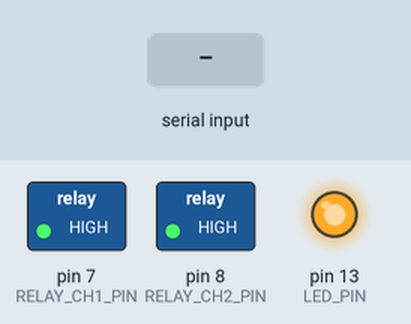
Recording of a sketch running on a simulated Arduino Uno, built with avr-gcc and run on an emulated ATmega328P. Shown: switched loads named in the sketch (green lamp = pin HIGH), output pins drawn as LEDs (lit = HIGH). Inputs (shaded band) come from the test bench. What the sketch prints to the serial monitor is not drawn.

Above: at 3.7 s.
3.8 s: "1" received over Serial
At 4.14 s:
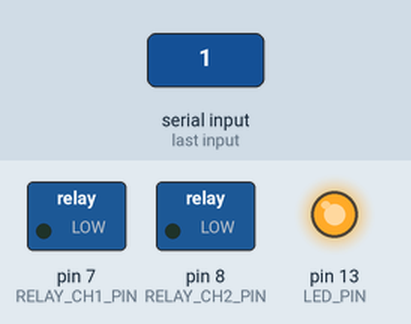
At 5.1 s:
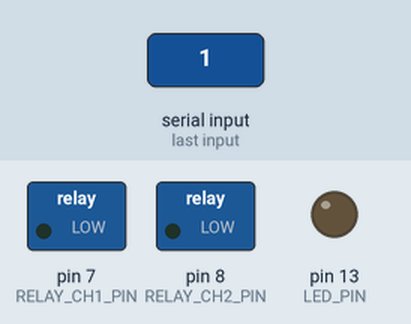
5.6 s: "0" received over Serial
At 6.04 s:
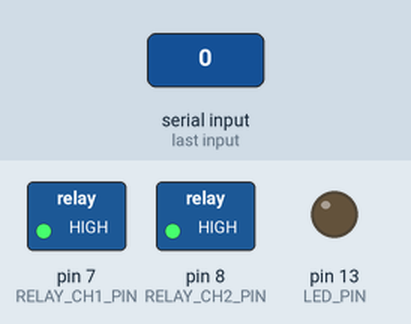
Timing chart, 0 to 8.6 s (numbered marks = the images above; inputs shaded):
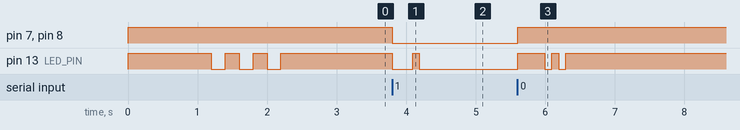

The sketch:

arduino_relay_control.ino
```cpp
/*
 * Sistema de Controle de Tribuna Parlamentar
 * Controle de Relé de 2 Canais para Corte de Áudio
 *
 * LÓGICA FAIL-SAFE (Som aberto por padrão)
 *
 * Hardware:
 * - Arduino Uno/Nano
 * - Módulo Relé 5V de 2 Canais
 *
 * Conexões:
 * - Relé Canal 1 IN -> Pino Digital 7 (Microfone 1)
 * - Relé Canal 2 IN -> Pino Digital 8 (Microfone 2)
 * - Relé VCC -> 5V
 * - Relé GND -> GND
 *
 * Ligação de Áudio (FAIL-SAFE):
 * - Sinal de Áudio IN -> COM (Comum)
 * - Sinal de Áudio OUT -> NC (Normalmente Fechado)
 *
 * Comandos Serial:
 * '1' = Liberar áudio (relé DESLIGADO - contato NC fechado)
 * '0' = Cortar áudio (relé LIGADO - contato NC aberto)
 *
 * Lógica de Segurança FAIL-SAFE:
 * - Estado natural (sem energia): Relé DESLIGADO = Contato NC FECHADO = SOM ATIVO ✅
 * - Sistema ligado em repouso: Relé LIGADO = Contato NC ABERTO = SOM CORTADO
 * - Falha de energia/USB: Relé DESLIGADO = SOM ATIVO (SEGURO) ✅
 */

// Configurações
const int RELAY_CH1_PIN = 7;       // Canal 1 - Microfone 1
const int RELAY_CH2_PIN = 8;       // Canal 2 - Microfone 2
const int LED_PIN = LED_BUILTIN;   // LED interno para feedback visual
const unsigned long TIMEOUT = 5000; // Timeout de 5 segundos sem comunicação

// Variáveis de controle
unsigned long lastCommandTime = 0;
bool audioMuted = true;  // Inicia com áudio cortado (relés ligados)

void setup() {
  // Configurar pinos
  pinMode(RELAY_CH1_PIN, OUTPUT);
  pinMode(RELAY_CH2_PIN, OUTPUT);
  pinMode(LED_PIN, OUTPUT);

  // Estado inicial: áudio cortado (relés LIGADOS para abrir contato NC)
  // Isso garante que ao ligar o sistema, o áudio esteja cortado até iniciar
  digitalWrite(RELAY_CH1_PIN, HIGH);
  digitalWrite(RELAY_CH2_PIN, HIGH);
  digitalWrite(LED_PIN, HIGH);
  audioMuted = true;

  // Iniciar comunicação serial
  Serial.begin(9600);

  // Aguardar estabilização
  delay(1000);

  // Sinal de inicialização
  blinkLED(3, 200);

  Serial.println("===========================================");
  Serial.println("Sistema de Controle de Audio - FAIL-SAFE");
  Serial.println("===========================================");
  Serial.println("Logica: NC (Normalmente Fechado)");
  Serial.println("Rele DESLIGADO = Som ATIVO (Fail-Safe)");
  Serial.println("Rele LIGADO = Som CORTADO");
  Serial.println("-------------------------------------------");
  Serial.println("Comandos:");
  Serial.println("'1' = Liberar Audio (Rele OFF)");
  Serial.println("'0' = Cortar Audio (Rele ON)");
  Serial.println("===========================================");
  Serial.println();
  Serial.println(">>> AUDIO CORTADO (Aguardando inicio) <<<");
}

void loop() {
  // Verificar se há dados disponíveis na serial
  if (Serial.available() > 0) {
    char command = Serial.read();
    lastCommandTime = millis();

    // Processar comando
    if (command == '1') {
      openAudio();
    }
    else if (command == '0') {
      cutAudio();
    }
    else {
      Serial.print("Comando invalido: ");
      Serial.println(command);
    }
  }

  // Verificar timeout de comunicação
  // Se áudio está aberto e não recebe comando há 5s, corta por segurança
  if (!audioMuted && (millis() - lastCommandTime > TIMEOUT)) {
    Serial.println("TIMEOUT: Cortando audio por seguranca");
    cutAudio();
  }

  // Pequeno delay para estabilidade
  delay(10);
}

/**
 * Abre o áudio (DESLIGA os relés - contato NC fecha)
 * FAIL-SAFE: Este é o estado natural sem energia
 */
void openAudio() {
  if (audioMuted) {
    // DESLIGAR relés = Contato NC fecha = Som passa
    digitalWrite(RELAY_CH1_PIN, LOW);
    digitalWrite(RELAY_CH2_PIN, LOW);
    digitalWrite(LED_PIN, LOW);
    audioMuted = false;

    Serial.println("╔═══════════════════════════════════════╗");
    Serial.println("║   >>> AUDIO LIBERADO (2 CANAIS) <<<  ║");
    Serial.println("║   Reles: DESLIGADOS (NC fechado)     ║");
    Serial.println("╚═══════════════════════════════════════╝");
    blinkLED(1, 100);
  }
}

/**
 * Corta o áudio (LIGA os relés - contato NC abre)
 */
void cutAudio() {
  if (!audioMuted) {
    // LIGAR relés = Contato NC abre = Som cortado
    digitalWrite(RELAY_CH1_PIN, HIGH);
    digitalWrite(RELAY_CH2_PIN, HIGH);
    digitalWrite(LED_PIN, HIGH);
    audioMuted = true;

    Serial.println("╔═══════════════════════════════════════╗");
    Serial.println("║   >>> AUDIO CORTADO (2 CANAIS) <<<   ║");
    Serial.println("║   Reles: LIGADOS (NC aberto)         ║");
    Serial.println("╚═══════════════════════════════════════╝");
    blinkLED(2, 100);
  }
}

/**
 * Pisca o LED para feedback visual
 * @param times Número de piscadas
 * @param delayMs Delay entre piscadas em milissegundos
 */
void blinkLED(int times, int delayMs) {
  bool originalState = digitalRead(LED_PIN);

  for (int i = 0; i < times; i++) {
    digitalWrite(LED_PIN, HIGH);
    delay(delayMs);
    digitalWrite(LED_PIN, LOW);
    delay(delayMs);
  }

  digitalWrite(LED_PIN, originalState);
}

/**
 * Função de emergência - pode ser chamada por interrupção
 * se necessário adicionar um botão físico de emergência
 */
void emergencyCut() {
  digitalWrite(RELAY_CH1_PIN, HIGH);
  digitalWrite(RELAY_CH2_PIN, HIGH);
  digitalWrite(LED_PIN, HIGH);
  audioMuted = true;

  Serial.println("!!! CORTE DE EMERGENCIA !!!");

  // Piscar LED rapidamente
  for (int i = 0; i < 10; i++) {
    digitalWrite(LED_PIN, HIGH);
    delay(50);
    digitalWrite(LED_PIN, LOW);
    delay(50);
  }
}

/**
 * Função chamada ao resetar ou desligar
 * Garante que relés sejam desligados (som ativo)
 */
void shutdown() {
  // DESLIGAR relés = Som ATIVO (Fail-Safe)
  digitalWrite(RELAY_CH1_PIN, LOW);
  digitalWrite(RELAY_CH2_PIN, LOW);
  digitalWrite(LED_PIN, LOW);

  Serial.println("╔═══════════════════════════════════════╗");
  Serial.println("║   SISTEMA DESLIGANDO                  ║");
  Serial.println("║   Audio LIBERADO (Fail-Safe)          ║");
  Serial.println("╚═══════════════════════════════════════╝");
}
```

Measured:
- after the input at 3.8 s, pin 7 (RELAY_CH1_PIN), pin 8 (RELAY_CH2_PIN): HIGH → LOW at once; pin 13 (LED_PIN): HIGH → LOW at once, → HIGH 0.29 s later, → LOW 0.10 s later
- after the input at 5.6 s, pin 7 (RELAY_CH1_PIN), pin 8 (RELAY_CH2_PIN): LOW → HIGH after 0.00 s instead of 3.2 s
